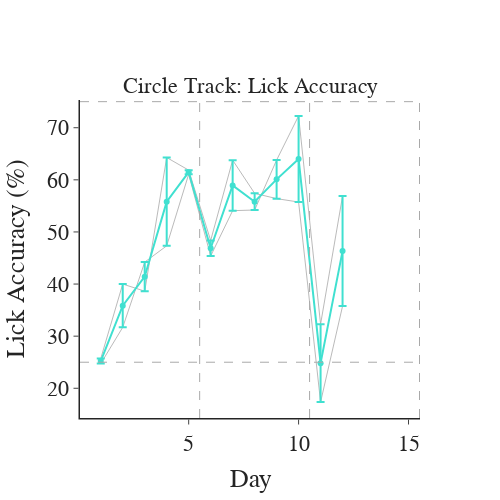

Write notebook code for a chart like this one.
### Code cell
lick_df = pd.DataFrame()
for mouse in np.unique(mouse_id):
    lick_data = ctb.get_lick_accuracy(combined, mouse)
    lick_df = pd.concat([lick_df, lick_data], ignore_index=True)
## Lick accuracy plot
fig = pf.plot_behavior_across_days(lick_df, x_var='day', y_var='percent_correct', groupby_var=['day'], plot_transitions=[5.5, 10.5, 15.5],
                                   marker_color=subject_color, avg_color='turquoise', transition_color=['darkgrey', 'darkgrey', 'darkgrey'],
                                   x_title='Day', y_title='Lick Accuracy (%)', titles=['Circle Track: Lick Accuracy'], height=500, width=500)
fig.show()

### Figure 1 — Plotly figure (JSON) as saved in the notebook; plotly's stock layout.template omitted (floating-point values rounded to 4 significant figures)
{"data": [{"line": {"color": "darkgrey", "width": 1}, "mode": "lines", "name": "mc27", "opacity": 0.8, "type": "scatter", "x": [1, 2, 3, 4, 5, 6, 7, 8, 9, 10, 11, 12], "y": [25.71, 40, 38.64, 64.29, 61.86, 48.36, 63.78, 57.41, 56.39, 55.74, 17.35, 35.77]}, {"line": {"color": "darkgrey", "width": 1}, "mode": "lines", "name": "mc28", "opacity": 0.8, "type": "scatter", "x": [1, 2, 3, 4, 5, 6, 7, 8, 9, 10, 11, 12], "y": [24.73, 31.69, 44.21, 47.34, 61.07, 45.38, 54.08, 54.21, 63.79, 72.27, 32.3, 56.88]}, {"error_y": {"array": [0.4916, 4.153, 2.787, 8.474, 0.3935, 1.488, 4.849, 1.601, 3.701, 8.266, 7.474, 10.56], "type": "data"}, "line": {"color": "turquoise"}, "mode": "lines+markers", "type": "scatter", "x": [1, 2, 3, 4, 5, 6, 7, 8, 9, 10, 11, 12], "y": [25.22, 35.85, 41.42, 55.81, 61.46, 46.87, 58.93, 55.81, 60.09, 64.0, 24.82, 46.32]}], "layout": {"annotations": [{"font": {"size": 22}, "showarrow": false, "text": "Circle Track: Lick Accuracy", "x": 0.5, "xanchor": "center", "xref": "paper", "y": 1, "yanchor": "bottom", "yref": "paper"}], "font": {"family": "Arial", "size": 22}, "height": 500, "shapes": [{"line": {"color": "darkgrey", "dash": "dash", "width": 1}, "opacity": 1, "type": "line", "x0": 0, "x1": 1, "xref": "x domain", "y0": 75, "y1": 75, "yref": "y"}, {"line": {"color": "darkgrey", "dash": "dash", "width": 1}, "opacity": 1, "type": "line", "x0": 0, "x1": 1, "xref": "x domain", "y0": 25, "y1": 25, "yref": "y"}, {"line": {"color": "darkgrey", "dash": "dash", "width": 1}, "opacity": 1, "type": "line", "x0": 5.5, "x1": 5.5, "xref": "x", "y0": 0, "y1": 1, "yref": "y domain"}, {"line": {"color": "darkgrey", "dash": "dash", "width": 1}, "opacity": 1, "type": "line", "x0": 10.5, "x1": 10.5, "xref": "x", "y0": 0, "y1": 1, "yref": "y domain"}, {"line": {"color": "darkgrey", "dash": "dash", "width": 1}, "opacity": 1, "type": "line", "x0": 15.5, "x1": 15.5, "xref": "x", "y0": 0, "y1": 1, "yref": "y domain"}], "showlegend": false, "title": {"x": 0.5, "xanchor": "center", "y": 0.9, "yanchor": "top"}, "width": 500, "xaxis": {"anchor": "y", "domain": [0, 1], "linewidth": 1.5, "title": {"text": "Day"}}, "yaxis": {"anchor": "x", "domain": [0, 1], "linewidth": 1.5, "title": {"text": "Lick Accuracy (%)"}}}}
